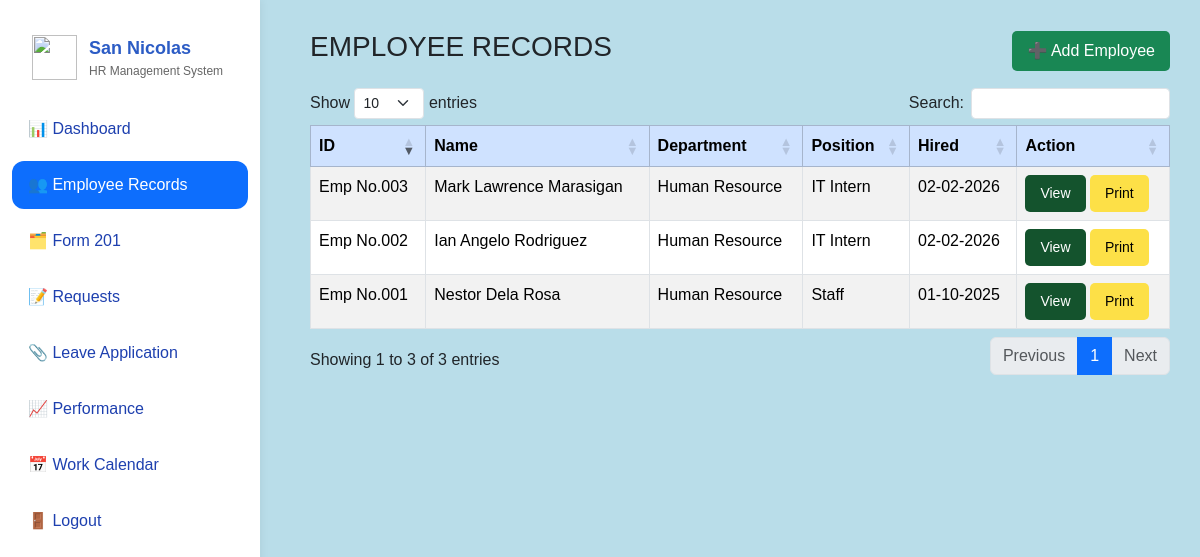
The page /main/employee_records.php (signed in) on the database its author committed.
### tables this page shows
CREATE TABLE `employees` (
  `id` int(11) NOT NULL,
  `employee_id` varchar(50) NOT NULL,
  `first_name` varchar(100) NOT NULL,
  `last_name` varchar(100) NOT NULL,
  `middle_name` varchar(100) DEFAULT NULL,
  `name` varchar(255) DEFAULT NULL,
  `address` text DEFAULT NULL,
  `civil_status` varchar(50) DEFAULT NULL,
  `blood_type` varchar(5) DEFAULT NULL,
  `philhealth` varchar(50) DEFAULT NULL,
  `sss` varchar(50) DEFAULT NULL,
  `gsis` varchar(50) DEFAULT NULL,
  `pagibig` varchar(50) DEFAULT NULL,
  `tin` varchar(50) DEFAULT NULL,
  `department` varchar(100) DEFAULT NULL,
  `position` varchar(100) DEFAULT NULL,
  `employee_status` varchar(50) DEFAULT NULL,
  `salary_grade` varchar(50) DEFAULT NULL,
  `hired_at` date DEFAULT NULL,
  `appointment_date` date DEFAULT NULL,
  `appointment_ended` enum('Yes','No') DEFAULT 'No',
  `role` varchar(50) DEFAULT NULL,
  `email` varchar(150) DEFAULT NULL,
  `password` varchar(255) DEFAULT NULL,
  `created_at` timestamp NOT NULL DEFAULT current_timestamp()
);

### main/employee_records.php (the view, shortened to what this page needs)
<?php
$conn = new mysqli("localhost", "root", "", "hrsys_db");
$sql = "SELECT id, name, department, position, hired_at FROM employees";
$result = $conn->query($sql);
function active($page) {
    return basename($_SERVER['PHP_SELF']) === $page ? 'active' : '';
}
?>
<!DOCTYPE html>
<html lang="en">
<head>
<link href="https://cdn.jsdelivr.net/npm/bootstrap@5.3.2/dist/css/bootstrap.min.css" rel="stylesheet">
<link href="https://cdn.datatables.net/1.13.6/css/dataTables.bootstrap5.min.css" rel="stylesheet">
</head>
<body>
<div class="overlay">
<div class="wrapper">
<div class="sidebar">
    <div class="sidebar-logo">
        <img src="/assets/images/sannic.png">
        <div>
            <div class="logo-title">San Nicolas</div>
            <div class="logo-sub">HR Management System</div>
        </div>
    </div>
    <a href="dashboard.php" class="menu-item <?= active('dashboard.php') ?>">📊 Dashboard</a>
    <a href="employee_records.php" class="menu-item <?= active('employee_records.php') ?>">👥 Employee Records</a>
    <a href="form201.php" class="menu-item <?= active('form201.php') ?>">🗂️ Form 201</a>
    <a href="requests.php" class="menu-item <?= active('requests.php') ?>">📝 Requests</a>
    <a href="leave_application.php" class="menu-item <?= active('leave_application.php') ?>">📎 Leave Application</a>
    <a href="performance.php" class="menu-item <?= active('performance.php') ?>">📈 Performance</a>
    <a href="work_calendar.php" class="menu-item <?= active('work_calendar.php') ?>">📅 Work Calendar</a>
    <a href="#" class="menu-item logout" data-bs-toggle="modal" data-bs-target="#logoutModal">
        🚪 Logout
    </a>
</div>
<div class="content">
<div class="d-flex justify-content-between  align-items-center mb-3">
    <h3>EMPLOYEE RECORDS</h3>
    <button class="btn btn-success" onclick="showAddEmployeeForm()">
        ➕ Add Employee
    </button>
</div>
<table id="employeeTable" class="table table-bordered table-striped">
    <thead class="table-primary">
    <tr>
        <th>ID</th>
        <th>Name</th>
        <th>Department</th>
        <th>Position</th>
        <th>Hired</th>
        <th>Action</th>
    </tr>
</thead>
<tbody>
<?php while ($row = $result->fetch_assoc()): ?>
    <tr>
        <td><?php echo "Emp No." . str_pad($row['id'], 3, "0", STR_PAD_LEFT); ?></td>
        <td><?= htmlspecialchars($row['name']) ?></td>
        <td><?= htmlspecialchars($row['department']) ?></td>
        <td><?= htmlspecialchars($row['position']) ?></td>
        <td><?= date("m-d-Y", strtotime($row['hired_at'])) ?></td>
    <td>
        <button class="btn btn-sm btn-view"
            onclick="showViewEmployee(<?= $row['id'] ?>)">
            View
        </button>
        <button class="btn btn-sm btn-print"
            onclick="printEmployee(<?= $row['id']; ?>)">
            Print
        </button>
</td>
</tr>
<?php endwhile; ?>
                </tbody>
            </table>
        </div>
    </div>
</div>
</body>
</html>

### main/employee_records.php (style rules this page uses)
body { margin: 0; font-family: Arial, sans-serif; background: url("/assets/images/bgsannic.png") no-repeat center center fixed; background-size: cover; }
.overlay { background: rgba(173, 216, 230, 0.85); min-height: 100vh; }
.wrapper { height: 100vh; }
.sidebar { width: 260px; background: #ffffff; padding: 20px 12px; min-height: 100vh; position: fixed; box-shadow: 2px 0 8px rgba(0,0,0,0.05); }
.sidebar-logo { display:flex; align-items:center; gap:12px; padding:15px 20px; margin-bottom:10px; }
.sidebar-logo img { width:45px; height:45px; }
.logo-title { font-size:18px; font-weight:bold; color:#2c5cc5; }
.logo-sub { font-size:12px; color:#666; }
.menu-item { display: flex; align-items: center; gap: 12px; padding: 12px 16px; margin-bottom: 8px; border-radius: 12px; text-decoration: none; color: #1e40af; font-weight: 500; }
.menu-item.active { background: #0d6efd; color: #fff; }
.content { margin-left: 280px; padding: 30px; }
.btn-view { background-color: #14532d; color: #fff; }
.btn-print { background-color: #fde047; color: #000; }
.btn { padding:8px 15px; border:none; border-radius:5px; cursor:pointer; }

### rows shown on the page
employees: id "001", name "Nestor Dela Rosa", department "Human Resource", position "Staff", hired_at "01-10-2025"
employees: id "002", name "Ian Angelo Rodriguez", department "Human Resource", position "IT Intern", hired_at "02-02-2026"
employees: id "003", name "Mark Lawrence Marasigan", department "Human Resource", position "IT Intern", hired_at "02-02-2026"
